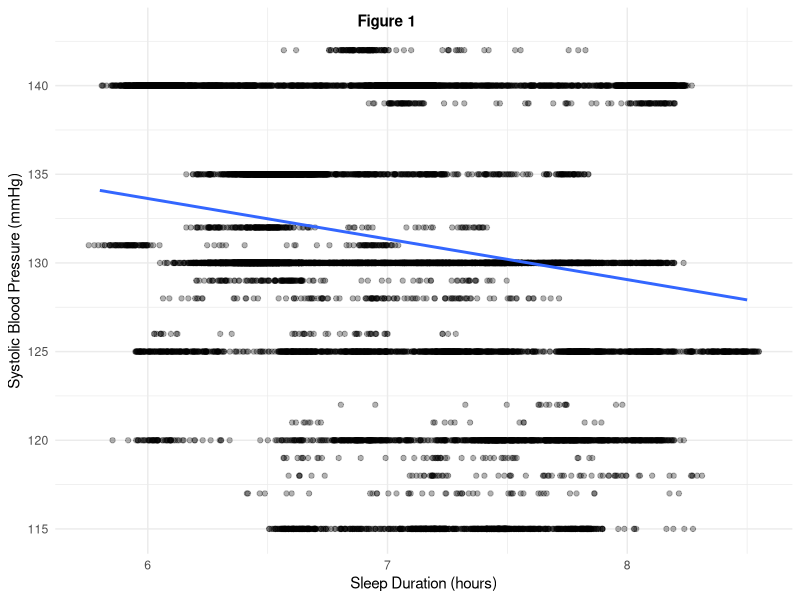
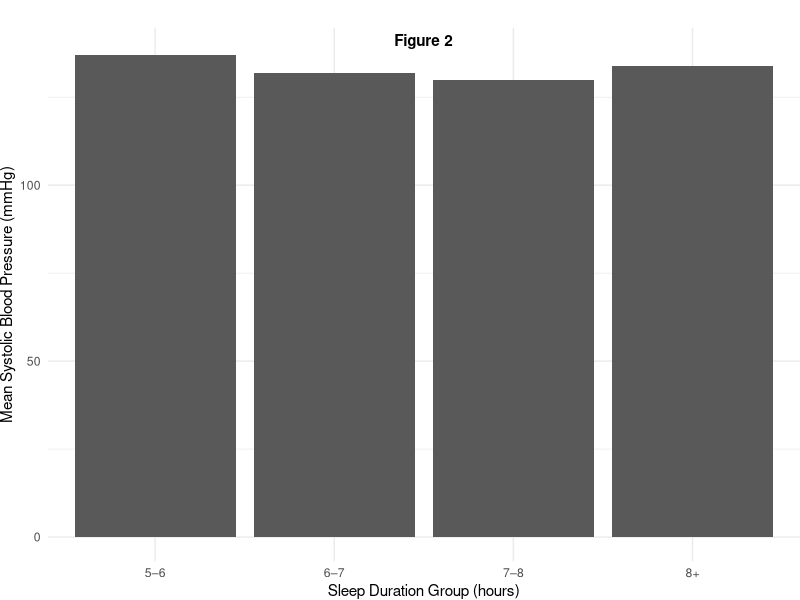
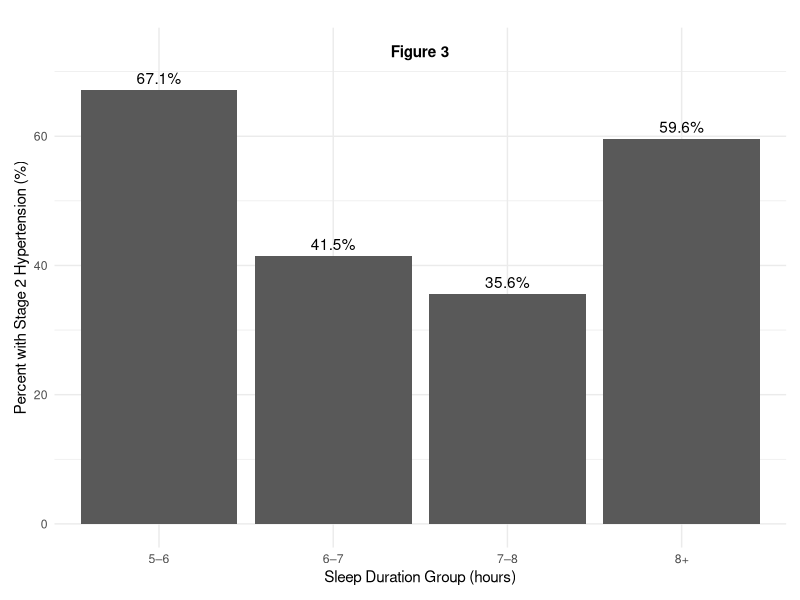
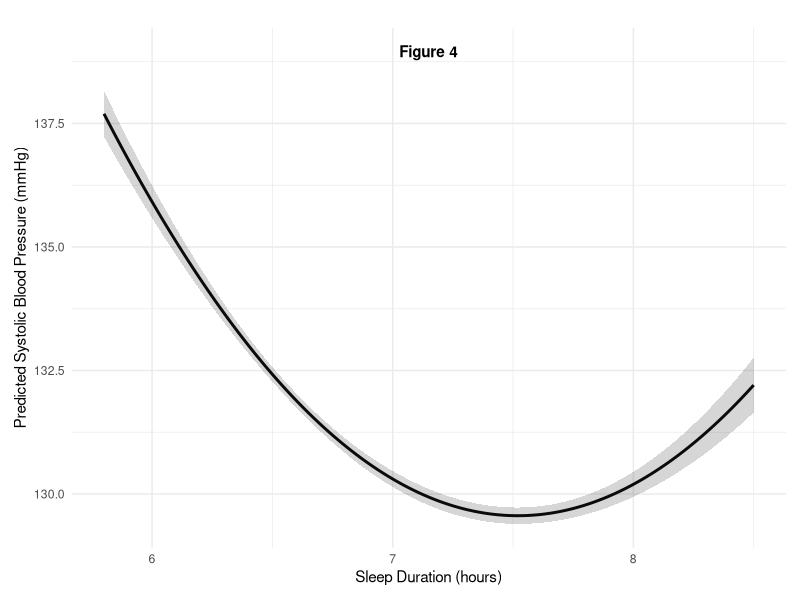

These figures' R source, in order:
## ---- chunk 1
library(tidyverse)
library(readxl)

knitr::opts_chunk$set(
  message = FALSE,
  warning = FALSE
)


# Load raw data
df_raw <- read_excel("../data/Sleep.data.xlsx")

# Parse blood pressure
df2 <- df_raw %>%
  separate(`Blood Pressure`, into = c("sys_bp", "dia_bp"), sep = "/", convert = TRUE)

# Sleep groups
df2 <- df2 %>%
  mutate(
    sleep_group = case_when(
      `Sleep Duration` < 6 ~ "5–6",
      `Sleep Duration` < 7 ~ "6–7",
      `Sleep Duration` < 8 ~ "7–8",
      TRUE ~ "8+"
    ),
    sleep_group = factor(sleep_group, levels = c("5–6", "6–7", "7–8", "8+")),
    stage2_htn = if_else(sys_bp >= 140 | dia_bp >= 90, 1, 0)
  )
## ---- chunk 2
ggplot(df2, aes(x = `Sleep Duration`, y = sys_bp)) +
  geom_jitter(alpha = 0.3, width = 0.05, height = 0) +
  geom_smooth(method = "lm", se = FALSE) +
  annotate(
    "text",
    x = mean(df2$`Sleep Duration`, na.rm = TRUE),
    y = max(df2$sys_bp, na.rm = TRUE) + 1,
    label = "Figure 1",
    vjust = -.5,
    fontface = "bold"
  ) +
  labs(
    x = "Sleep Duration (hours)",
    y = "Systolic Blood Pressure (mmHg)"
  ) +
  theme_minimal()

## ---- chunk 3
fig2_df <- df2 %>%
  group_by(sleep_group) %>%
  summarise(mean_sys_bp = mean(sys_bp, na.rm = TRUE), .groups = "drop")

ggplot(fig2_df, aes(x = sleep_group, y = mean_sys_bp)) +
  geom_col() +
  annotate(
    "text",
    x = 2.5,
    y = max(fig2_df$mean_sys_bp) + 1,
    label = "Figure 2",
    vjust = -.5,
    fontface = "bold"
  ) +
  labs(
    x = "Sleep Duration Group (hours)",
    y = "Mean Systolic Blood Pressure (mmHg)"
  ) +
  coord_cartesian(clip = "off") +
  theme_minimal() +
  theme(plot.margin = margin(t = 20))

## ---- chunk 4
fig3_df <- df2 %>%
  group_by(sleep_group) %>%
  summarise(stage2_rate = mean(stage2_htn, na.rm = TRUE), .groups = "drop")

ggplot(fig3_df, aes(x = sleep_group, y = stage2_rate * 100)) +
  geom_col() +
  geom_text(
    aes(label = paste0(round(stage2_rate * 100, 1), "%")),
    vjust = -0.5
  ) +
  annotate(
    "text",
    x = 2.5,
    y = max(fig3_df$stage2_rate * 100) + 6,
    label = "Figure 3",
    fontface = "bold"
  ) +
  labs(
    x = "Sleep Duration Group (hours)",
    y = "Percent with Stage 2 Hypertension (%)"
  ) +
  coord_cartesian(clip = "off") +
  theme_minimal() +
  theme(plot.margin = margin(t = 20, r = 10, b = 10, l = 10))
## ---- chunk 5
m_quad <- lm(sys_bp ~ poly(`Sleep Duration`, 2, raw = TRUE), data = df2)

fig4_grid <- tibble(
  sleep = seq(
    min(df2$`Sleep Duration`, na.rm = TRUE),
    max(df2$`Sleep Duration`, na.rm = TRUE),
    length.out = 200
  )
)

fig4_pred <- predict(
  m_quad,
  newdata = tibble(`Sleep Duration` = fig4_grid$sleep),
  interval = "confidence"
)

fig4_df <- bind_cols(fig4_grid, as_tibble(fig4_pred))

ggplot(fig4_df, aes(x = sleep, y = fit)) +
  geom_line(size = 1) +
  geom_ribbon(aes(ymin = lwr, ymax = upr), alpha = 0.2) +
  annotate(
    "text",
    x = mean(fig4_df$sleep),
    y = max(fig4_df$upr) + 0.8,
    label = "Figure 4",
    fontface = "bold"
  ) +
  labs(
    x = "Sleep Duration (hours)",
    y = "Predicted Systolic Blood Pressure (mmHg)"
  ) +
  coord_cartesian(clip = "off") +
  theme_minimal() +
  theme(plot.margin = margin(t = 20, r = 10, b = 10, l = 10))

## ---- chunk 6
# Linear and quadratic models
m_lin  <- lm(sys_bp ~ `Sleep Duration`, data = df2)
m_quad <- lm(sys_bp ~ poly(`Sleep Duration`, 2, raw = TRUE), data = df2)

# ANOVA test: does quadratic significantly improve fit?
anova(m_lin, m_quad)

# Fit comparison metrics
tibble(
  model = c("Linear", "Quadratic"),
  adj_r2 = c(summary(m_lin)$adj.r.squared, summary(m_quad)$adj.r.squared),
  AIC = c(AIC(m_lin), AIC(m_quad))
)
